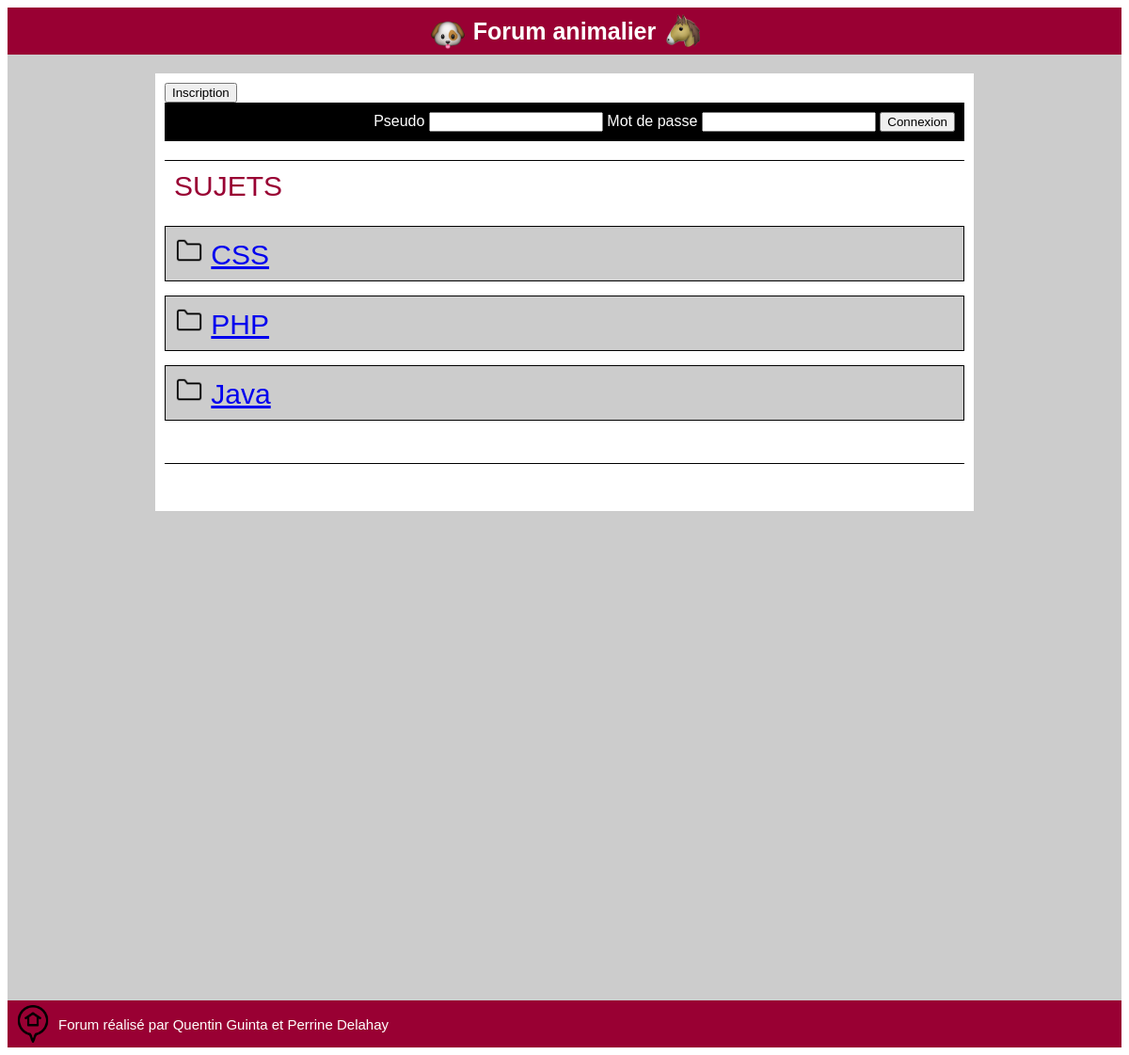
Before: / with the older database file.
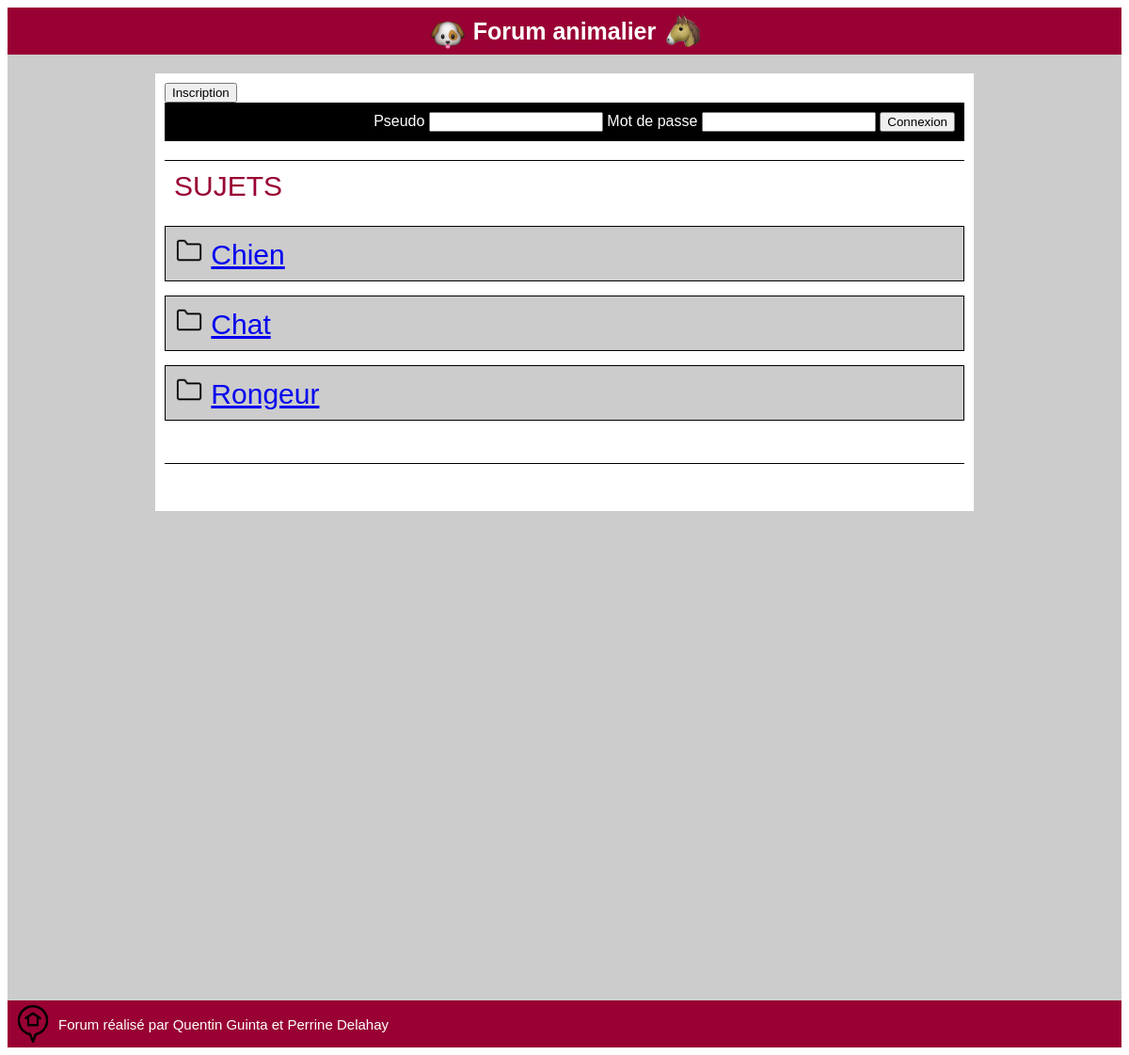
After: the same page with the newer database file.
### tables this page shows
CREATE TABLE IF NOT EXISTS CategorieDiscussion(
idCategorie INT AUTO_INCREMENT,
nomCategorie VARCHAR(64),
PRIMARY KEY(idCategorie));

### dataManagers/CategorieManager.php (called while the page is built, shortened)
<?php
    include_once("C:/UwAmp/www/PPE01-Le-Forum/PHP Perrine/data/CategorieDiscussion.php");
    class CategorieManager
    {
        public static function findCategorie($idCategorie)
        {
            $categorie = null;
            $connex = DatabaseLinker::getConnexion();
            $state = $connex->prepare("SELECT * FROM CategorieDiscussion WHERE idCategorie=?");
            $state->bindParam(1, $idCategorie);
            $state->execute();
            $resultats = $state->fetchAll();
            if(sizeof($resultats)>0)
            {
                $result = $resultats[0];
                $categorie = new CategorieDiscussion();
                $categorie->setIdCategorie($result["idCategorie"]);
                $categorie->setNomCategorie($result["nomCategorie"]);
            }
            return $categorie;
        }
        public static function findAllCategories()
        {
            $tabCategories = array();
            $connex = DatabaseLinker::getConnexion();
            $state = $connex->prepare("SELECT idCategorie FROM CategorieDiscussion");
            $state->execute();
            $resultats = $state->fetchAll();
            foreach($resultats as $result)
            {
                $categorie = CategorieManager::findCategorie($result["idCategorie"]);
                $tabCategories[] = $categorie;
            }
            return $tabCategories;
        }
    }
?>

### data/CategorieDiscussion.php (called while the page is built)
<?php
    class CategorieDiscussion
    {
        private $idCategorie;
        private $nomCategorie;
        function getIdCategorie()
        {
            return $this->idCategorie;
        }
        function setIdCategorie($idCategorie)
        {
            $this->idCategorie = $idCategorie;
        }
        function getNomCategorie()
        {
            return $this->nomCategorie;
        }
        function setNomCategorie($nomCategorie)
        {
            $this->nomCategorie = $nomCategorie;
        }
    }
?>

### index.php (the view, shortened to what this page needs)
<?php
    include_once("include/header.php");
?>
<?php
    include_once("dataManagers/DiscussionManager.php");
    include_once("dataManagers/CategorieManager.php");
    if(empty($_POST["pseudo"]) && empty($_POST["password"]))
    {
?>
        <div class="inscription-button">
            <form action="inscription.php">
                <button type="submit">Inscription</button>
            </form>
        </div>
        <div class="connexion-box">
            <form method="POST" action="index.php">
                <label> Pseudo </label>
                <input type="text" id="idPseudo" name="pseudo"/>
                <label> Mot de passe </label>
                <input type="password" id="idPassword" name="password"/>
                <input type="submit" value="Connexion"/>
            </form>
        </div>
<?php
    }
?>
<?php
    $tabCategories = CategorieManager::findAllCategories();
?>
    <div class="categorie-container">
        <div class="sujet-titre">SUJETS</div>
<?php
    foreach($tabCategories as $categorie)
    {
?>
    <div class="categorie-nom">
        <img src="images/folder.png"  alt="icone-dossier-categorie">
        <a href='sujet<?php echo $categorie->getIdCategorie()?>.php?'> <?php echo $categorie->getNomCategorie()?> </a>
    </div>
<?php
    }
    ?>
    </div>
<?php
    include("include/footer.php");
?>

Changed rows visible on the page:
changed categoriediscussion: nomCategorie "CSS" → "Chien"
changed categoriediscussion: nomCategorie "PHP" → "Chat"
changed categoriediscussion: nomCategorie "Java" → "Rongeur"
